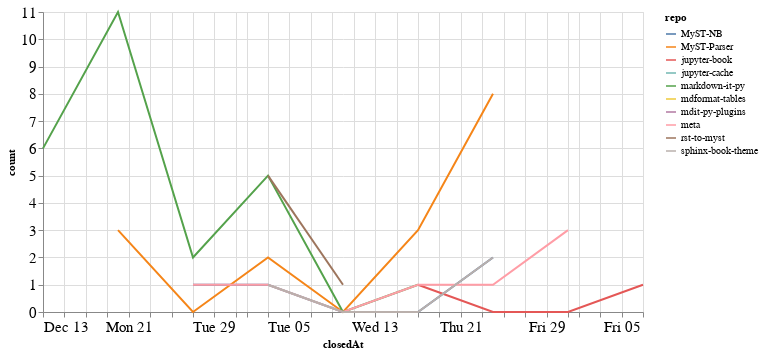

Notebook cell for this chart:
### Code cell
closed_by_time = closed_by.groupby('repo').resample('W', on='closedAt').count()['author'].reset_index()
closed_by_time = closed_by_time.rename(columns={'author': 'count'})

alt.Chart(closed_by_time, width=600).mark_line().encode(
    x='closedAt',
    y='count',
    color='repo',
    tooltip="repo"
)

### Figure 1 — Vega-Lite specification as saved in the notebook (floating-point values rounded to 4 significant figures)
{"config": {"axisLeft": {"labelFontSize": 15}, "axisBottom": {"labelFontSize": 15}}, "data": {"name": "data-b26b0766f702c09d72d7f6c6008d6873"}, "mark": "line", "encoding": {"color": {"type": "nominal", "field": "repo"}, "tooltip": {"type": "nominal", "field": "repo"}, "x": {"type": "temporal", "field": "closedAt"}, "y": {"type": "quantitative", "field": "count"}}, "width": 600, "$schema": "https://vega.github.io/schema/vega-lite/v4.8.1.json", "datasets": {"data-b26b0766f702c09d72d7f6c6008d6873": [{"repo": "MyST-NB", "closedAt": "2020-12-27T00:00:00", "count": 1}, {"repo": "MyST-NB", "closedAt": "2021-01-03T00:00:00", "count": 1}, {"repo": "MyST-NB", "closedAt": "2021-01-10T00:00:00", "count": 0}, {"repo": "MyST-NB", "closedAt": "2021-01-17T00:00:00", "count": 0}, {"repo": "MyST-NB", "closedAt": "2021-01-24T00:00:00", "count": 2}, {"repo": "MyST-Parser", "closedAt": "2020-12-20T00:00:00", "count": 3}, {"repo": "MyST-Parser", "closedAt": "2020-12-27T00:00:00", "count": 0}, {"repo": "MyST-Parser", "closedAt": "2021-01-03T00:00:00", "count": 2}, {"repo": "MyST-Parser", "closedAt": "2021-01-10T00:00:00", "count": 0}, {"repo": "MyST-Parser", "closedAt": "2021-01-17T00:00:00", "count": 3}, {"repo": "MyST-Parser", "closedAt": "2021-01-24T00:00:00", "count": 8}, {"repo": "jupyter-book", "closedAt": "2021-01-17T00:00:00", "count": 1}, {"repo": "jupyter-book", "closedAt": "2021-01-24T00:00:00", "count": 0}, {"repo": "jupyter-book", "closedAt": "2021-01-31T00:00:00", "count": 0}, {"repo": "jupyter-book", "closedAt": "2021-02-07T00:00:00", "count": 1}, {"repo": "jupyter-cache", "closedAt": "2021-01-17T00:00:00", "count": 2}, {"repo": "markdown-it-py", "closedAt": "2020-12-13T00:00:00", "count": 6}, {"repo": "markdown-it-py", "closedAt": "2020-12-20T00:00:00", "count": 11}, {"repo": "markdown-it-py", "closedAt": "2020-12-27T00:00:00", "count": 2}, {"repo": "markdown-it-py", "closedAt": "2021-01-03T00:00:00", "count": 5}, {"repo": "markdown-it-py", "closedAt": "2021-01-10T00:00:00", "count": 0}, {"repo": "markdown-it-py", "closedAt": "2021-01-17T00:00:00", "count": 1}, {"repo": "mdformat-tables", "closedAt": "2020-12-13T00:00:00", "count": 1}, {"repo": "mdit-py-plugins", "closedAt": "2020-12-20T00:00:00", "count": 3}, {"repo": "meta", "closedAt": "2020-12-27T00:00:00", "count": 1}, {"repo": "meta", "closedAt": "2021-01-03T00:00:00", "count": 1}, {"repo": "meta", "closedAt": "2021-01-10T00:00:00", "count": 0}, {"repo": "meta", "closedAt": "2021-01-17T00:00:00", "count": 1}, {"repo": "meta", "closedAt": "2021-01-24T00:00:00", "count": 1}, {"repo": "meta", "closedAt": "2021-01-31T00:00:00", "count": 3}, {"repo": "rst-to-myst", "closedAt": "2021-01-03T00:00:00", "count": 5}, {"repo": "rst-to-myst", "closedAt": "2021-01-10T00:00:00", "count": 1}, {"repo": "sphinx-book-theme", "closedAt": "2021-01-03T00:00:00", "count": 1}, {"repo": "sphinx-book-theme", "closedAt": "2021-01-10T00:00:00", "count": 0}, {"repo": "sphinx-book-theme", "closedAt": "2021-01-17T00:00:00", "count": 0}, {"repo": "sphinx-book-theme", "closedAt": "2021-01-24T00:00:00", "count": 2}]}}
